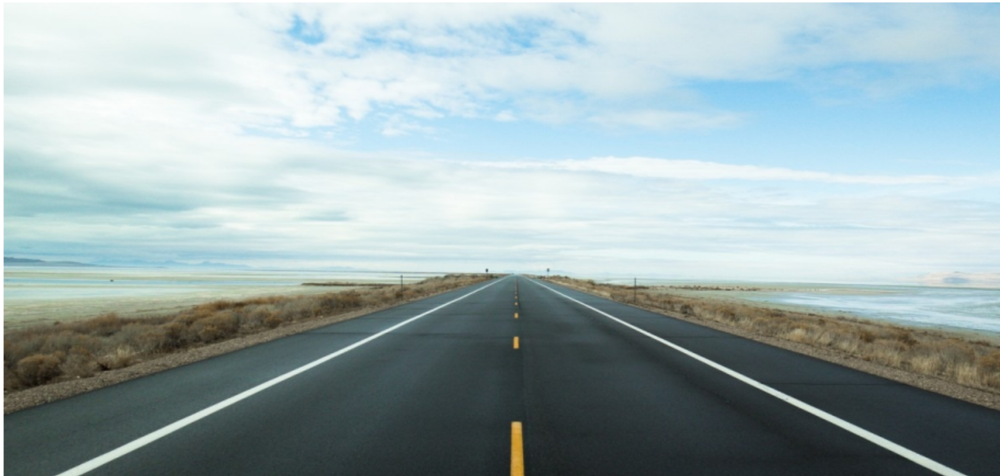
#> input picture highway.png, 1000 x 476 px, shrunk from 1440 x 685 before the run
$ python LaneMarkingExtraction.py
#> lines starting #> are read from the running program, lines starting #| are printed output that depends on the picture; after the words box and inside, x2 and y2 are one past the last pixel; in counts of white or black regions, pixels touching at a corner belong together
import cv2
import numpy as np
import os
# Load image
image = cv2.imread("highway.png")
#> image is the input picture: shape (476, 1000, 3); mean B, G, R 174.9, 172.8, 155.9
hsv = cv2.cvtColor(image, cv2.COLOR_BGR2HSV)
#> hsv: shape (476, 1000, 3); mean H, S, V 85.3, 41.9, 178.6

# Define color ranges (HSV values)
yellow_lower = np.array([15, 80, 80])   # Lower bound for yellow color on the hsv color wheel
yellow_upper = np.array([32, 255, 255]) # Upper bound for yellow color on the hsv color wheel

white_lower = np.array([0, 0, 200])     # Lower bound for white color on the hsv color wheel
white_upper = np.array([255, 30, 255])  # Upper bound for white color on the hsv color wheel

# Create masks
yellow_mask = cv2.inRange(hsv, yellow_lower, yellow_upper)
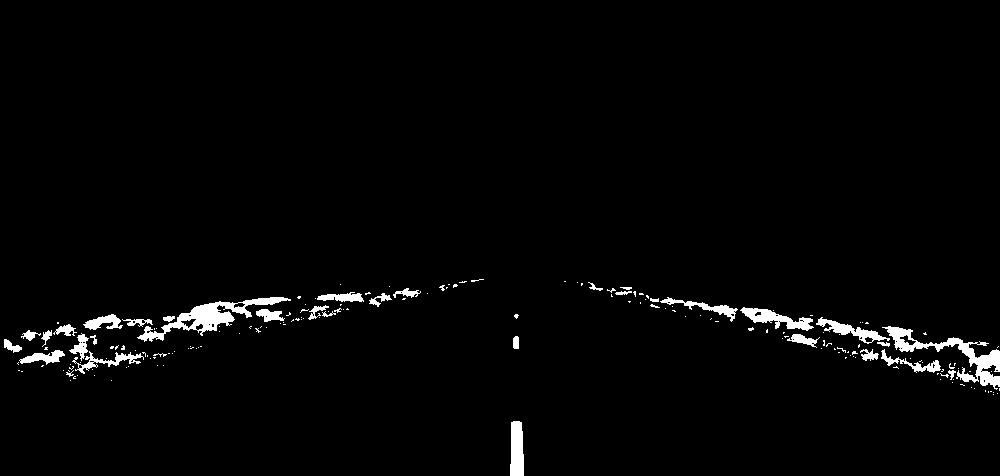
#> yellow_mask: shape (476, 1000); 2.2% white; 185 white regions (150 under 20 px), largest, box (x1, y1, x2, y2) and area: (137, 297, 291, 342) 1770, (882, 326, 1000, 390) 1725, (740, 307, 814, 331) 715
white_mask = cv2.inRange(hsv, white_lower, white_upper)
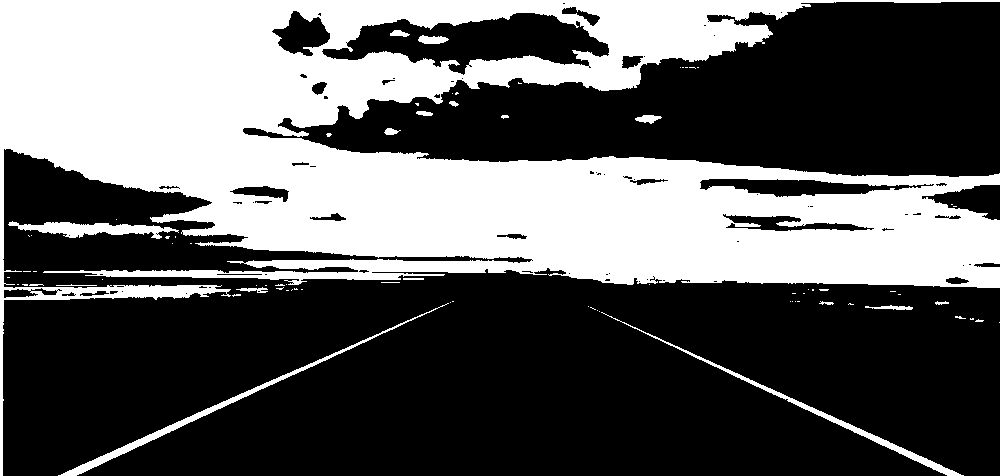
#> white_mask: shape (476, 1000); 36.7% white; 77 white regions (59 under 20 px), largest, box (x1, y1, x2, y2) and area: (0, 0, 1000, 476) 168514, (58, 303, 449, 476) 1918, (601, 312, 964, 476) 1623

# Apply masks on original image
yellow_lane = cv2.bitwise_and(image, image, mask=yellow_mask)
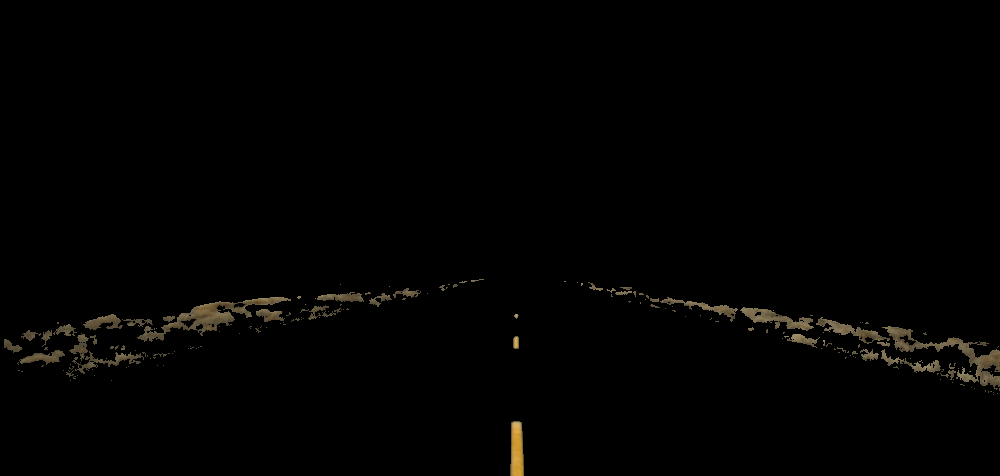
#> yellow_lane: shape (476, 1000, 3); mean B, G, R 1.5, 2.1, 2.4
white_lane = cv2.bitwise_and(image, image, mask=white_mask)
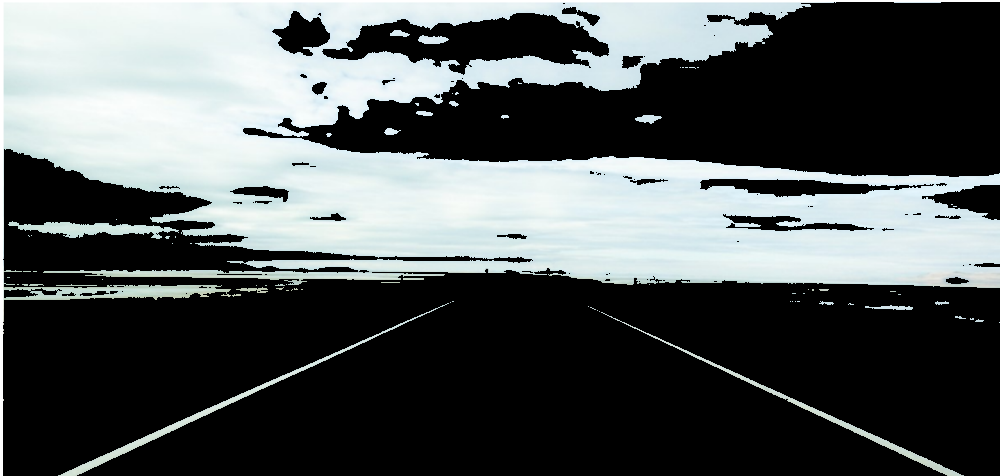
#> white_lane: shape (476, 1000, 3); mean B, G, R 87.8, 87.5, 82.5

# Show results
cv2.imwrite("YellowLane.png",yellow_lane)
cv2.imwrite("WhiteLane.png",white_lane)


cv2.waitKey(0)
cv2.destroyAllWindows()

$ run again, with image.jpg saved as highway.png
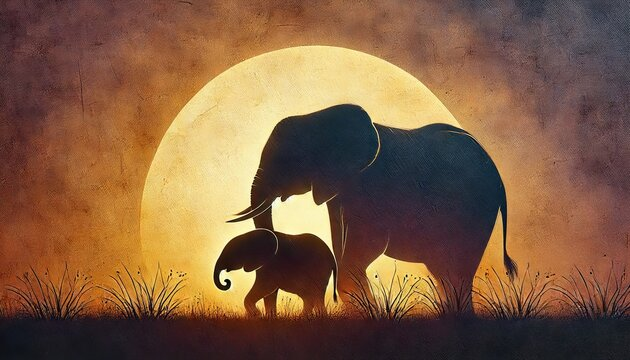
#> input picture image.jpg, 630 x 360 px
#> image is the input picture: shape (360, 630, 3); mean B, G, R 66.6, 93.8, 128.9
#> hsv: shape (360, 630, 3); mean H, S, V 54.3, 125.5, 131.2
#> `yellow_mask = cv2.inRange(hsv, yellow_lower, yellow_upper)`:
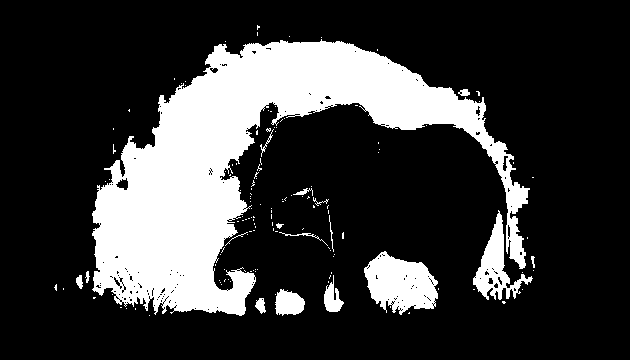
#> yellow_mask: shape (360, 630); 22.3% white; 140 white regions (123 under 20 px), largest, box (x1, y1, x2, y2) and area: (92, 39, 530, 316) 43880, (364, 251, 438, 315) 3088, (473, 210, 533, 300) 1768
#> white_mask: shape (360, 630); 0.02% white in thin lines or dots, all inside (x1, y1, x2, y2) = (222, 125, 379, 285)
#> `yellow_lane = cv2.bitwise_and(image, image, mask=yellow_mask)`:
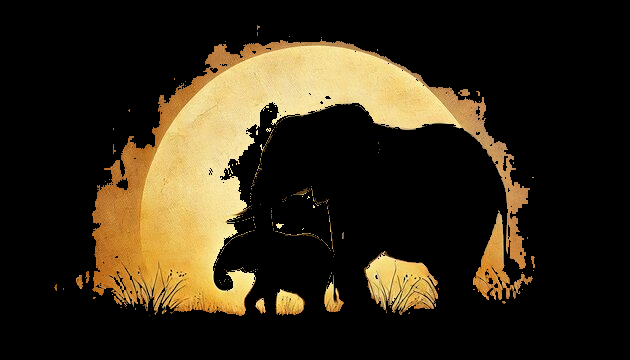
#> yellow_lane: shape (360, 630, 3); mean B, G, R 22.9, 40.2, 49.3
